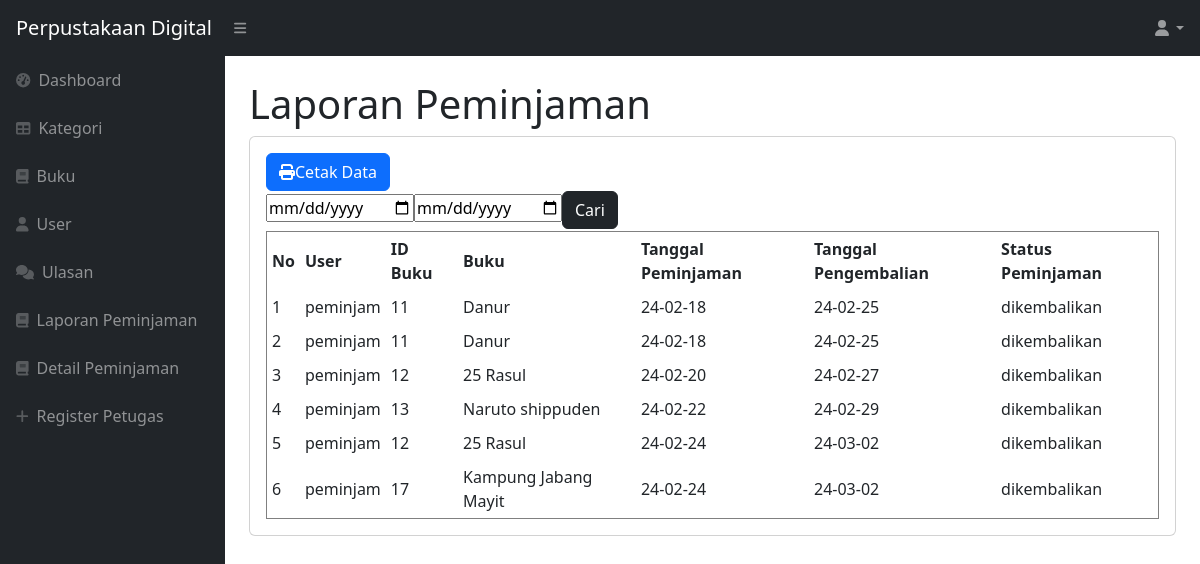
The page /index.php?page=laporan (signed in) on the database its author committed.
### tables this page shows
CREATE TABLE `peminjaman` (
  `id_peminjaman` int(11) NOT NULL,
  `id_user` int(11) DEFAULT NULL,
  `id_buku` int(11) DEFAULT NULL,
  `tanggal_peminjaman` varchar(255) DEFAULT NULL,
  `tanggal_pengembalian` varchar(255) DEFAULT NULL,
  `status_peminjaman` enum('dipinjam','dikembalikan') DEFAULT NULL,
  `jumlah` int(50) DEFAULT NULL,
  `kode_pinjam` varchar(255) DEFAULT NULL
);

CREATE TABLE `user` (
  `id_user` int(11) NOT NULL,
  `nama` varchar(255) DEFAULT NULL,
  `username` varchar(255) DEFAULT NULL,
  `password` varchar(255) DEFAULT NULL,
  `email` varchar(255) DEFAULT NULL,
  `alamat` text DEFAULT NULL,
  `no_telp` varchar(255) DEFAULT NULL,
  `level` enum('admin','petugas','peminjam') DEFAULT NULL
);

CREATE TABLE `buku` (
  `id_buku` int(11) NOT NULL,
  `id_kategori` int(11) DEFAULT NULL,
  `judul` varchar(255) DEFAULT NULL,
  `penulis` varchar(255) DEFAULT NULL,
  `penerbit` varchar(255) DEFAULT NULL,
  `tahun_terbit` varchar(255) DEFAULT NULL,
  `deskripsi` text DEFAULT NULL,
  `stok` int(11) NOT NULL,
  `foto` varchar(255) NOT NULL
);

### laporan.php (the view, shortened to what this page needs)
<h1 class="mt-4">Laporan Peminjaman</h1>
<div class="card">
<div class="card-body">
<div class="row">
    <div class="col-md-12">
    <a href="cetak.php" target="_blank" class="btn btn-primary"><i class="fa fa-print"></i>Cetak Data</a>
    <form method="post">
        <table align="center">
            <tr>
                    <input type="date" name="dari_tgl" required>
                    <td></td>
                    <td></td>
                    <input type="date" name="sampai_tgl" required>
                    <input type="submit" class="btn btn-dark" name="submit" value="Cari">
    </tr>
    </table>
    </form>
    <table border="1" cellspacing="0" cellpadding="5" width="100%">
        <thead class="thead-light">
        <tr>
            <th>No</th>
            <th>User</th>
            <th>ID Buku</th>
            <th>Buku</th>
            <th>Tanggal Peminjaman</th>
            <th>Tanggal Pengembalian</th>
            <th>Status Peminjaman</th>
        </tr>
        </thead>
        <?php
        $i = 1;
        if (isset($_POST['submit'])){
            $dari_tgl = mysqli_real_escape_string($koneksi, $_POST['dari_tgl']);
            $sampai_tgl = mysqli_real_escape_string($koneksi, $_POST['sampai_tgl']);
             $query = mysqli_query($koneksi, "SELECT*FROM peminjaman LEFT JOIN user on user.id_user = peminjaman.id_user LEFT JOIN buku on buku.id_buku = peminjaman.id_buku WHERE tanggal_peminjaman BETWEEN '$dari_tgl' AND '$sampai_tgl'");
        }else{
             $query = mysqli_query($koneksi, "SELECT*FROM peminjaman LEFT JOIN user on user.id_user = peminjaman.id_user LEFT JOIN buku on buku.id_buku = peminjaman.id_buku");
        }
        while($data = mysqli_fetch_array($query)){
            ?>
            <tr>
                <td><?php echo $i++; ?></td>
                <td><?php echo $data['nama']; ?></td>
                <td><?php echo $data['id_buku']; ?></td>
                <td><?php echo $data['judul']; ?></td>
                <td><?php echo $data['tanggal_peminjaman']; ?></td>
                <td><?php echo $data['tanggal_pengembalian']; ?></td>
                <td><?php echo $data['status_peminjaman']; ?></td>
         <?php
        }
        ?>
        </tr>
    </table>
</div>
</div>

### rows shown on the page
peminjaman: id_user.nama "peminjam", id_buku.id_buku "11", id_buku.judul "Danur", tanggal_peminjaman "24-02-18", tanggal_pengembalian "24-02-25", status_peminjaman "dikembalikan"
peminjaman: id_user.nama "peminjam", id_buku.id_buku "11", id_buku.judul "Danur", tanggal_peminjaman "24-02-18", tanggal_pengembalian "24-02-25", status_peminjaman "dikembalikan"
peminjaman: id_user.nama "peminjam", id_buku.id_buku "12", id_buku.judul "25 Rasul", tanggal_peminjaman "24-02-20", tanggal_pengembalian "24-02-27", status_peminjaman "dikembalikan"
peminjaman: id_user.nama "peminjam", id_buku.id_buku "13", id_buku.judul "Naruto shippuden", tanggal_peminjaman "24-02-22", tanggal_pengembalian "24-02-29", status_peminjaman "dikembalikan"
peminjaman: id_user.nama "peminjam", id_buku.id_buku "12", id_buku.judul "25 Rasul", tanggal_peminjaman "24-02-24", tanggal_pengembalian "24-03-02", status_peminjaman "dikembalikan"
peminjaman: id_user.nama "peminjam", id_buku.id_buku "17", id_buku.judul "Kampung Jabang Mayit", tanggal_peminjaman "24-02-24", tanggal_pengembalian "24-03-02", status_peminjaman "dikembalikan"
